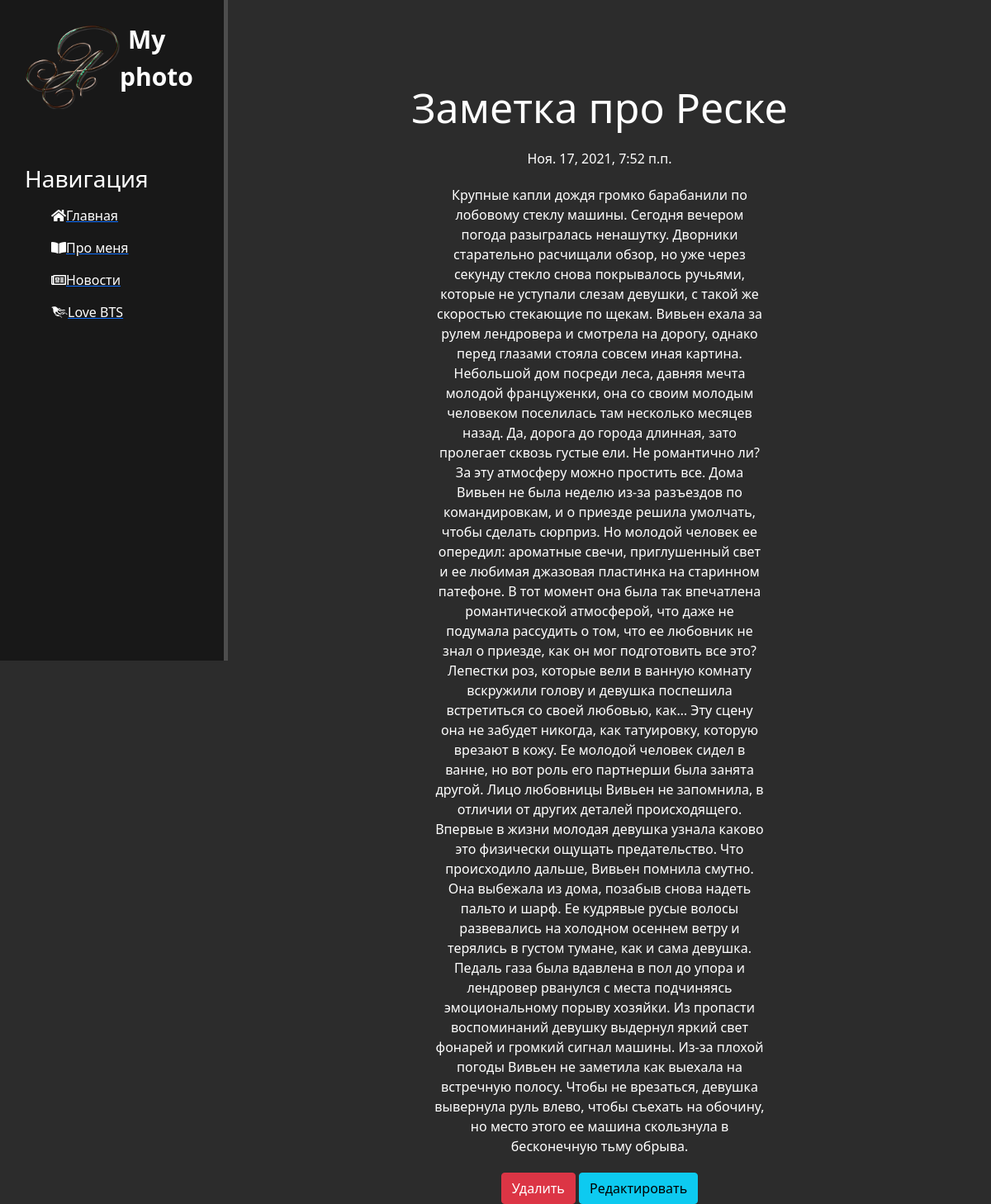
Screenshot of /news/3 with the database file from the repository.
### news/models.py (models this page shows, shortened)
class Articles (models.Model):
    title = models.CharField('Название', max_length=50)
    anons = models.CharField('Анонс', max_length=250)
    full_text = models.TextField('Статья')
    date = models.DateTimeField('Дата публикации')
    class Meta:
        verbose_name = 'Новость'
        verbose_name_plural = 'Новости'

### news/views.py (the view)
# urls.py: path('<int:pk>', views.NewsDetailView.as_view(), name='news_detail'),
class NewsDetailView(DetailView):
    model = Articles
    template_name = 'news/details_views.html'
    context_object_name = 'article'

### news/templates/news/details_views.html (shortened to what this page needs)
{% load static %}
<!doctype html>
<html lang="en">
<head>
    <link rel='stylesheet' href = 'https://cdn.jsdelivr.net/npm/bootstrap@5.1.3/dist/css/bootstrap.min.css'>
    <link rel='stylesheet' href = '{% static "main/css/main.css" %}'>
    <link rel='stylesheet' href= 'https://use.fontawesome.com/releases/v5.8.2/css/all.css' >
</head>
<body>
    <aside>
        <img src='{% static "main/img/Ya.png" %}' alt="Лого">
        <span class="logo">My photo</span>
        <h3>Навигация</h3>
        <ul>
            <a href='{% url "home" %}'><li><i class="fas fa-home"></i>Главная</li></a>
            <a href='{% url "about" %}'><li><i class="fas fa-book-open"></i>Про меня</li></a>
            <a href='{% url "news_home" %}'><li><i class="far fa-newspaper"></i>Новости</li></a>
            <a href='{% url "bts" %}'><li><i class="fab fa-phoenix-framework"></i>Love BTS</li></a>
        </ul>
    </aside>
    <main>
        <div class="features">
            <h1>{{ article.title }}</h1>
            <p>{{ article.date }}</p>
            <p>{{ article.full_text }}</p>
            <a href="{% url 'news_delete' article.id %}" class="btn btn-danger">Удалить</a>
            <a href="{% url 'news_update' article.id %}" class="btn btn-info">Редактировать</a>
        </div>
    </main>
</body>
</html>

### main/static/main/css/main.css (style rules this page uses)
body { background: #2c2c2c; }
aside { float: left; background: #181818; width: 23%; padding: 2.5%; height: 100vh; color: #fff; border-right: 5px solid #4d4d4d; }
aside img { width: 115px; float: left; }
aside .logo { font-size: 30px; margin-left: 10px; font-weight: bold; position: relative; top: -5px; }
aside h3 { margin-top: 80px; font-size: 28px; }
aside ul { list-style: none }
aside ul li { color: #fff; display: block; margin-top: 15px; transition: transform .6s ease; }
main .features { float: left; color: white; margin-top: 100px; text-align: center; width: 75%; }
main .features h1 { font-size: 50px; }
main .features p { max-width: 400px; margin: 20px auto }

### rows the page displays
Articles: title "Заметка про Реске", date "Ноя. 17, 2021, 7:52 п.п.", full_text "Крупные капли дождя громко барабанили по лобовому стеклу машины. Сегодня вечером погода разыгралась ненашутку. Дворники старательно расчищали обзор, но уже через секунду стекло снова покрывалось ручьями, которые не уступали слезам девушки, с такой же скоростью стекающие по щекам. Вивьен ехала за рулем лендровера и смотрела на дорогу, однако перед глазами стояла совсем иная картина. Небольшой дом посреди леса, давняя мечта молодой француженки, она со своим молодым человеком поселилась там несколько месяцев назад. Да, дорога до города длинная, зато пролегает сквозь густые ели. Не романтично ли? За эту атмосферу можно простить все. Дома Вивьен не была неделю из-за разъездов по командировкам, и…"
